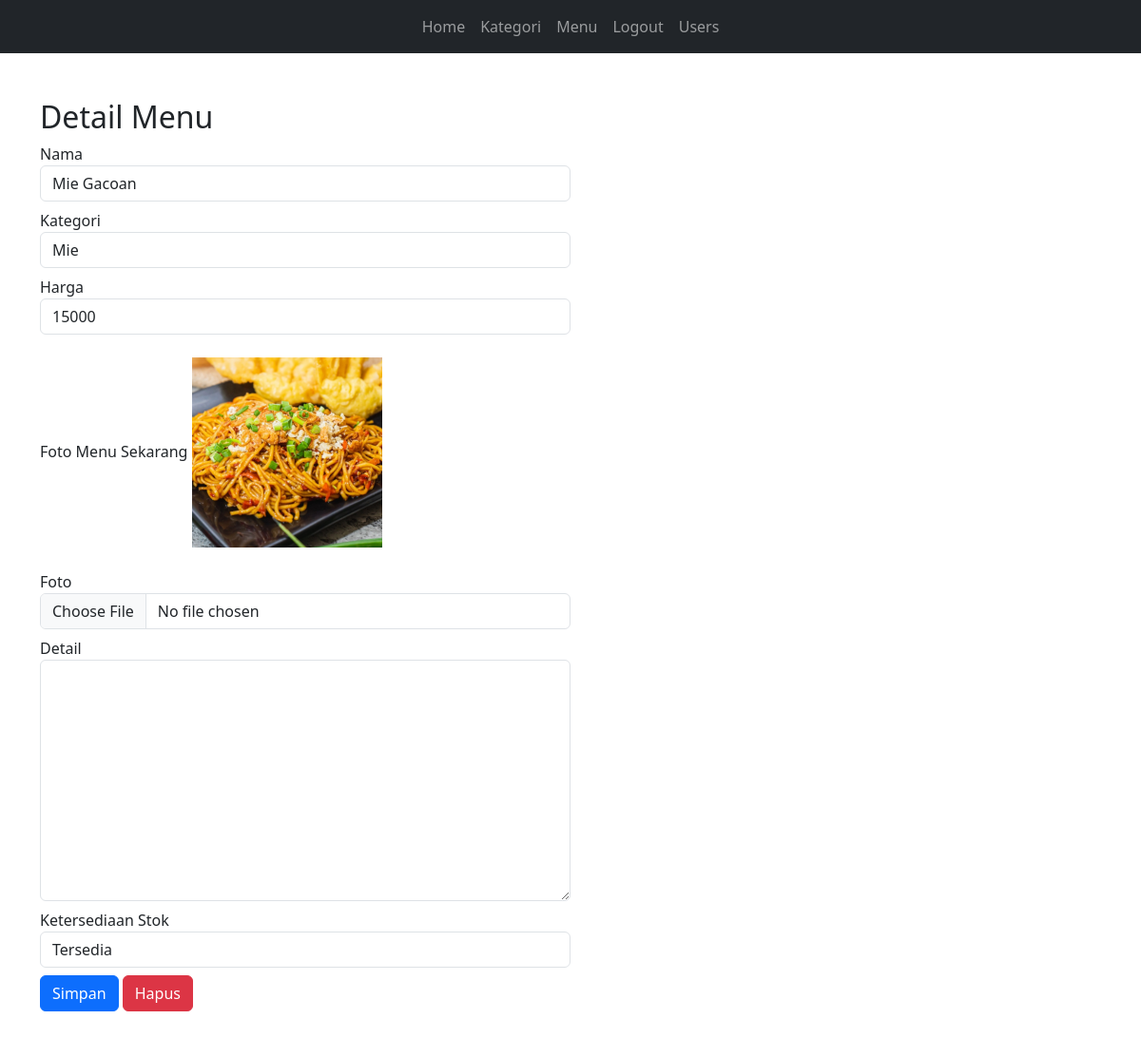
Page /adminpanel/menu-detail.php?p=1 (signed in) on the committed database.
### tables this page shows
CREATE TABLE `menu` (
  `menu_id` int NOT NULL,
  `kategori_id` int NOT NULL,
  `nama` varchar(255) NOT NULL,
  `harga` double DEFAULT NULL,
  `foto` varchar(255) DEFAULT NULL,
  `detail` text,
  `ketersediaan_stok` enum('Habis','Tersedia') DEFAULT 'Tersedia'
);

CREATE TABLE `kategori` (
  `kategori_id` int NOT NULL,
  `nama` varchar(100) DEFAULT NULL
);

### adminpanel/menu-detail.php (the view, shortened to what this page needs)
<?php
require "../koneksi.php";
$id = $_GET['p'];
$queryMenu = mysqli_query($conn, "SELECT a.*, b.nama AS nama_kategori FROM menu a JOIN kategori b ON a.kategori_id=b.kategori_id WHERE a.menu_id='$id'");
$data = mysqli_fetch_array($queryMenu);
?>
<!DOCTYPE html>
<html lang="en">
<head>
    <link href="https://cdn.jsdelivr.net/npm/bootstrap@5.3.3/dist/css/bootstrap.min.css" rel="stylesheet">
    <link href='https://unpkg.com/boxicons@2.1.4/css/boxicons.min.css' rel='stylesheet'>
</head>
<body>
    <nav class="navbar navbar-expand-lg navbar-dark bg-dark">
        <div class="container-fluid">
            <div class="collapse navbar-collapse" id="navbarSupportedContent">
                <ul class="navbar-nav mx-auto me-auto mb-2 mb-lg-0">
                    <li class="nav-item">
                        <a class="nav-link" aria-current="page" href="../adminpanel/">Home</a>
                    </li>
                    <li class="nav-item">
                        <a class="nav-link" href="kategori.php">Kategori</a>
                    </li>
                    <li class="nav-item">
                        <a class="nav-link" href="menu.php">Menu</a>
                    </li>
                    <li class="nav-item">
                        <a class="nav-link" href="logout.php">Logout</a>
                    </li>
                    <li class="nav-item">
                        <a class="nav-link" href="../index.php">Users</a>
                    </li>
                </ul>
            </div>
        </div>
    </nav>
    <div class="container mt-5">
        <h2>Detail Menu</h2>
        <div class="col-12 col-md-6 mb-5">
            <form action="" method="post" enctype="multipart/form-data">
                <div>
                    <label for="nama">Nama</label>
                    <input type="text" id="nama" name="nama" value="<?php echo $data['nama']; ?>" class="form-control" autocomplete="off" required>
                </div>
                <div class="mt-2">
                    <label for="kategori">Kategori</label>
                    <select name="kategori_id" id="kategori" class="form-control">
                        <option value="<?php echo $data['kategori_id']; ?>"><?php echo $data['nama_kategori']; ?></option>
                    </select>
                </div>
                <div class="mt-2">
                    <label for="harga">Harga</label>
                    <input type="number" name="harga" id="harga" class="form-control" value="<?php echo $data['harga']; ?>">
                </div>
                <div class="mt-4 mb-4">
                    <label for="currentFoto">Foto Menu Sekarang</label>
                    <img src="../img/<?php echo $data['foto']; ?>" alt="" width="200px">
                </div>
                <div class="mt-2">
                    <label for="foto">Foto</label>
                    <input type="file" name="foto" id="foto" class="form-control">
                </div>
                <div class="mt-2">
                    <label for="detail">Detail</label>
                    <textarea name="detail" id="detail" cols="30" rows="10" class="form-control">
                        <?php echo $data['detail']; ?>
                    </textarea>
                </div>
                <div class="mt-2">
                    <label for="ketersediaan_stok">Ketersediaan Stok</label>
                    <select name="ketersediaan_stok" id="ketersediaan_stok" class="form-control">
                        <option value="<?php echo $data['ketersediaan_stok']; ?>"><?php echo $data['ketersediaan_stok']; ?></option>
                    </select>
                </div>
                <div class="mt-2">
                    <button type="submit" class="btn btn-primary" name="simpan">Simpan</button>
                    <button type="submit" class="btn btn-danger" name="hapus">Hapus</button>
                </div>
            </form>
        </div>
    </div>
</body>
</html>

### rows in the picture
menu: nama "Mie Gacoan", kategori_id "Mie", harga "15000", foto (picture), ketersediaan_stok "Tersedia"
